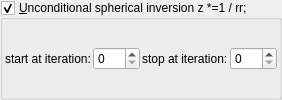
    <widget class="MyGroupBox" name="groupCheck_transf_function_enabledP_false">
     <property name="toolTip">
      <string>&lt;html&gt;&lt;head/&gt;&lt;body&gt;&lt;p&gt;Adjusts the DE every time this slot is iterated.&lt;/p&gt;&lt;p&gt;The aim is to keep these parameters as low as possible.&lt;/p&gt;&lt;p&gt;High values improve the DE, but detail is lost.&lt;/p&gt;&lt;p&gt;Occasionally a negative Offset value is used. &lt;/p&gt;&lt;/body&gt;&lt;/html&gt;</string>
     </property>
     <property name="title">
      <string>&amp;Unconditional spherical inversion z *=1 / rr;</string>
     </property>
     <property name="checkable">
      <bool>true</bool>
     </property>
     <layout class="QVBoxLayout" name="verticalLayout_13" stretch="0">
      <property name="spacing">
       <number>2</number>
      </property>
      <property name="leftMargin">
       <number>2</number>
      </property>
      <property name="topMargin">
       <number>2</number>
      </property>
      <property name="rightMargin">
       <number>2</number>
      </property>
      <property name="bottomMargin">
       <number>2</number>
      </property>
      <item>
       <layout class="QHBoxLayout" name="horizontalLayout_17" stretch="0,1,0,1">
        <item>
         <widget class="QLabel" name="label_102">
          <property name="text">
           <string>start at iteration:</string>
          </property>
         </widget>
        </item>
        <item>
         <widget class="MySpinBox" name="spinboxInt_transf_start_iterations_P">
          <property name="sizePolicy">
           <sizepolicy hsizetype="Minimum" vsizetype="Maximum">
            <horstretch>0</horstretch>
            <verstretch>0</verstretch>
           </sizepolicy>
          </property>
          <property name="minimum">
           <number>0</number>
          </property>
          <property name="maximum">
           <number>999</number>
          </property>
          <property name="value">
           <number>0</number>
          </property>
         </widget>
        </item>
        <item>
         <widget class="QLabel" name="label_73">
          <property name="text">
           <string>stop at iteration:</string>
          </property>
         </widget>
        </item>
        <item>
         <widget class="MySpinBox" name="spinboxInt_transf_stop_iterations_P1">
          <property name="sizePolicy">
           <sizepolicy hsizetype="Preferred" vsizetype="Maximum">
            <horstretch>0</horstretch>
            <verstretch>0</verstretch>
           </sizepolicy>
          </property>
          <property name="maximum">
           <number>999</number>
          </property>
         </widget>
        </item>
       </layout>
      </item>
     </layout>
    </widget>
